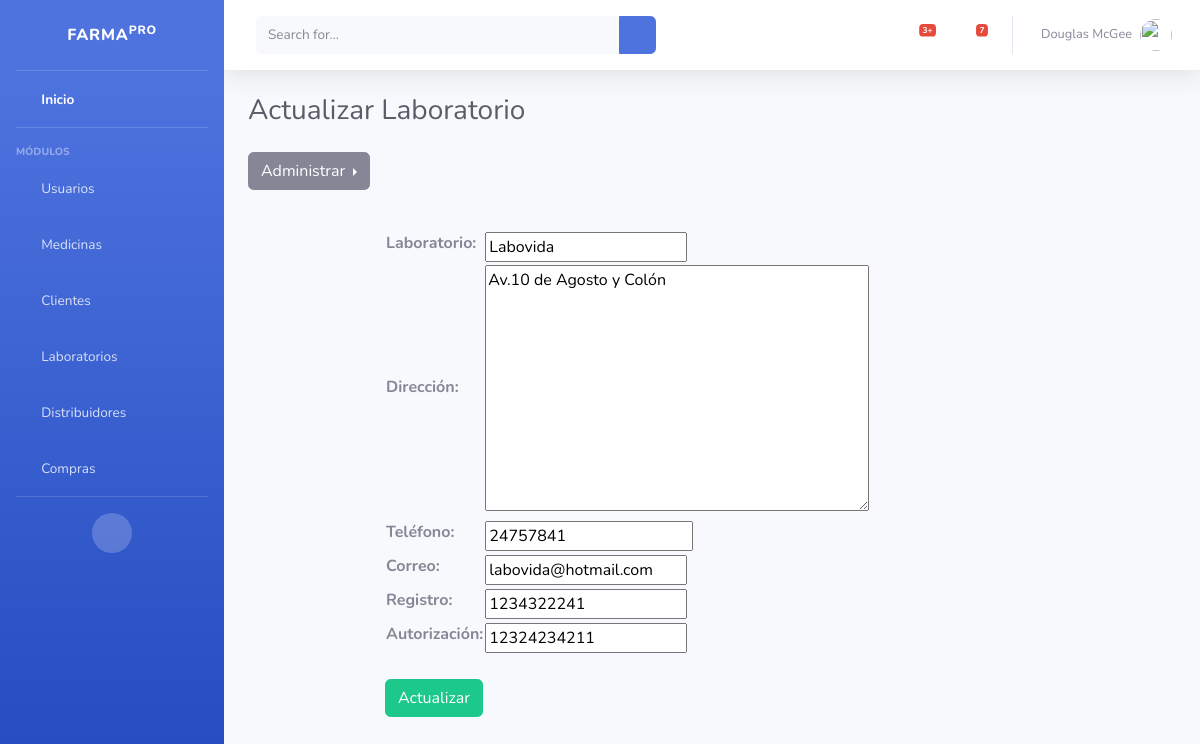
The app's page /laboratorios/update/1, older data.
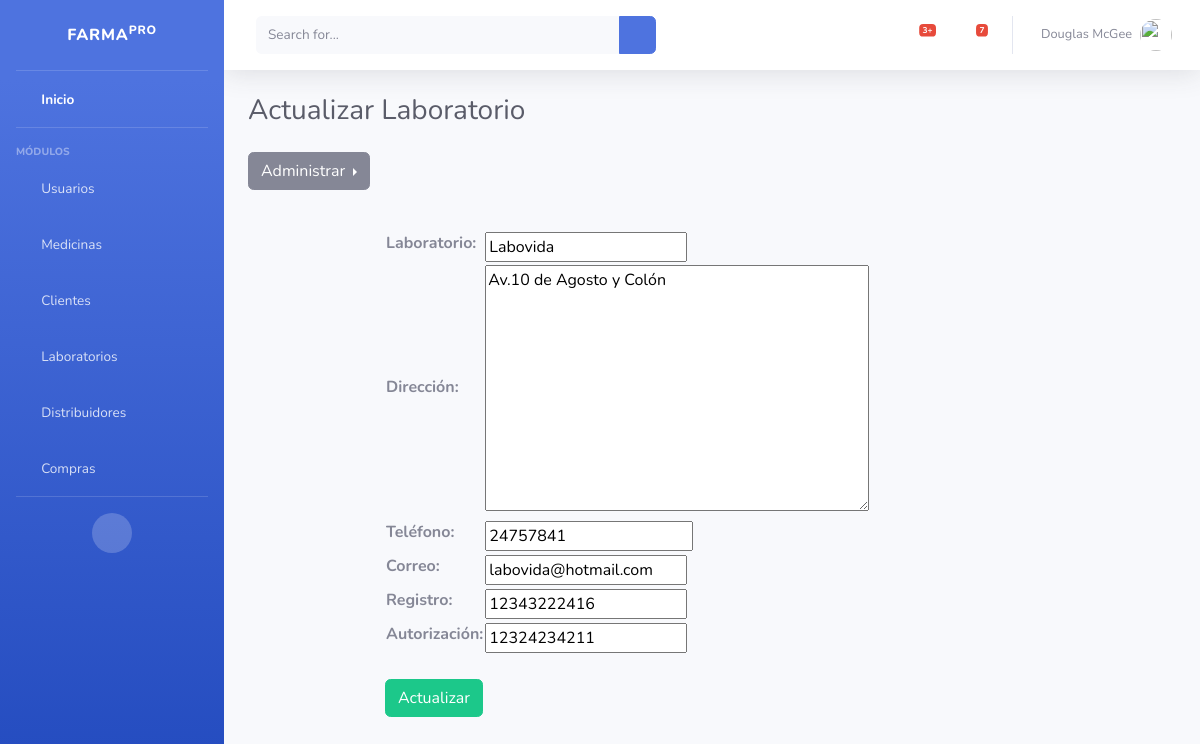
The same page, newer data.
### laboratorios/models.py (models this page shows, shortened)
class Laboratorio (models.Model):
    nombre_laboratorio = models.CharField(max_length=100, verbose_name="Laboratorio", blank=False, null=False, unique=True)
    direccion_laboratorio = models.TextField(max_length=200, verbose_name="Dirección", blank=False, null=False)
    telefono_laboratorio = models.BigIntegerField(verbose_name="Teléfono", blank=False, null=False )
    correo_laboratorio = models.EmailField( verbose_name="Correo", blank=False, null=False)
    registro_laboratorio = models.CharField(max_length=200, verbose_name="Registro", blank=False, null=False)
    autorizacion_laboratorio = models.CharField(max_length=200, verbose_name="Autorización", blank=False, null=False)
    class Meta:
        verbose_name ="Laboratorio"
        verbose_name_plural ="Laboratorios"

### laboratorios/views.py (the view, shortened to what this page needs)
# urls.py: path("update/<int:pk>", LaboratorioUpdateView.as_view(), name="update"),
class LaboratorioUpdateView(UpdateView):
    model = Laboratorio
    fields = ["nombre_laboratorio","direccion_laboratorio","telefono_laboratorio","correo_laboratorio","registro_laboratorio","autorizacion_laboratorio"]
    template_name_suffix = "_update_form"

### laboratorios/templates/laboratorios/laboratorio_update_form.html (shortened to what this page needs)
 {% extends 'core/base.html' %}
{% block cabecera %} Actualizar Laboratorio {% endblock %}
{% block pie %} {% include 'laboratorios/laboratorio_menu.html'%}
<main role="main">
  <div class="container">
    <div class="row mt-3">
      <div class="col-md-9 mx-auto">
        <div>
          <form action="" method="post">
            <table>
              {{ form.as_table }}
            </table>
            <br />
            <input type="submit" value="Actualizar" c class="btn btn-success"/>
          </form>
        </div>
      </div>
    </div>
  </div>
</main>
{% endblock %}

Row changes from the older to the newer data that the page shows:
changed Laboratorio "Labovida": registro_laboratorio "1234322241" → "12343222416"
